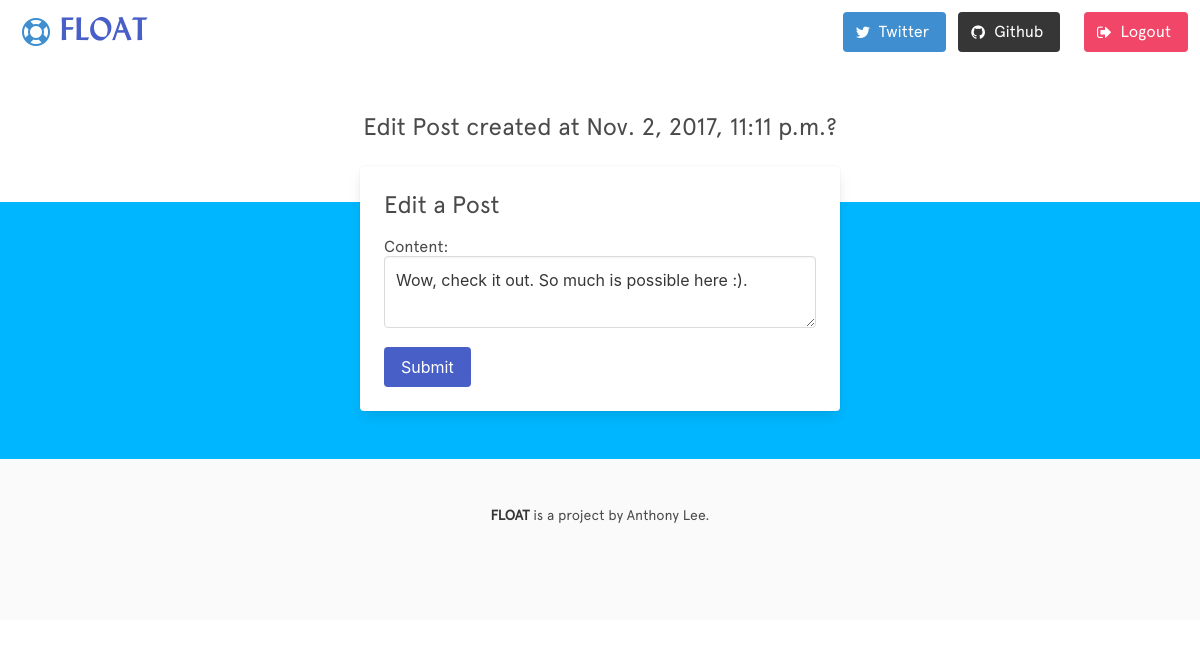
/posts/21/edit/ (signed in), run on the app's committed database.
### posts/models.py (models this page shows)
class Post(models.Model):
    content = models.TextField(max_length=255)
    created_at = models.DateTimeField(auto_now_add=True)
    user = models.ForeignKey(User)

### posts/views.py (the view)
# urls.py: url(r'^posts/(?P<pk>\d+)/edit/$', views.PostUpdateView.as_view(),
class PostUpdateView(LoginRequiredMixin, UpdateView):
    form_class = PostForm
    model = Post
    template_name = "post_update.html"

### posts/forms.py
class PostForm(ModelForm):
    class Meta:
        model = Post
        fields = ('content',)
        widgets = {
            'content': Textarea(attrs={'class': 'textarea',
                                       'rows': 2,
                                       'cols': 0}),
        }

### posts/templates/post_update.html
{% extends 'base.html' %} {% block content %}
<section class="section floating-fill">
    <div class="container">
        <div class="level">
            <h1 class="is-size-4 level-item">Edit Post created at {{ post.created_at }}?</h1>
        </div>
        <div class="card django-card">
                <div class="card-content">
                    <div class="field">
                        <h1 class="is-size-4">Edit a Post</h1>
                        <br>
                        <div class="control">
                            <form role="form" action="" method="post">
                                {% csrf_token %} {{ form.as_p }}
                                <br>
                                <input class="button is-link" type="submit" value="Submit" />
                            </form>
                        </div>
                    </div>
                </div>
            </div>
    </div>
</section>
{% endblock content %}

### posts/static/stylesheets/style.css (style rules this page uses)
* { min-height: 0; min-width: 0; }
body { font: 14px 'apercu-web', "Lucida Grande", Helvetica, Arial, sans-serif; }
.card { margin: .1rem; }
.floating-fill { background-image: linear-gradient(bottom, #00B7FF 65%, #fff 0%); background-image: -o-linear-gradient(bottom, #00B7FF 65%, #fff 0%); background-image: -moz-linear-gradient(bottom, #00B7FF 65%, #fff 0%); background-image: -webkit-linear-gradient(bottom, #00B7FF 65%, #fff 0%); background-image: -ms-linear-gradient(bottom, #00B7FF 65%, #fff 0%); }
.django-card { max-width: 50%; margin: auto; }

### data on the page
Post: created_at "Nov. 2, 2017, 11:11 p.m.", content "Wow, check it out. So much is possible here :)."
